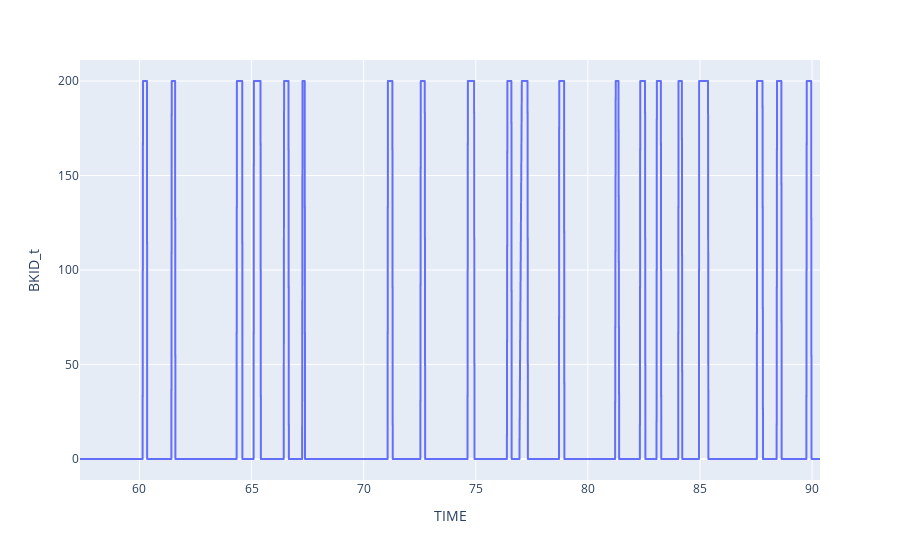

This figure's notebook cell:
### Code cell
plot_time_series_ET(df)

### Figure 1 — Plotly figure (JSON) as saved in the notebook; plotly's stock layout.template omitted (floating-point values rounded to 4 significant figures; data arrays with more than 128 entries replaced by an {"elided": "..."} marker saying what was removed)
{"data": [{"hovertemplate": "TIME=%{x}<br>BKID_t=%{y}<extra></extra>", "legendgroup": "", "line": {"color": "#636efa", "dash": "solid"}, "marker": {"symbol": "circle"}, "mode": "lines", "name": "", "showlegend": false, "type": "scattergl", "x": {"elided": "1913 float values"}, "xaxis": "x", "y": {"elided": "1913 int values"}, "yaxis": "y"}], "layout": {"legend": {"tracegroupgap": 0}, "margin": {"t": 60}, "xaxis": {"anchor": "y", "domain": [0, 1], "title": {"text": "TIME"}}, "yaxis": {"anchor": "x", "domain": [0, 1], "title": {"text": "BKID_t"}}}}
